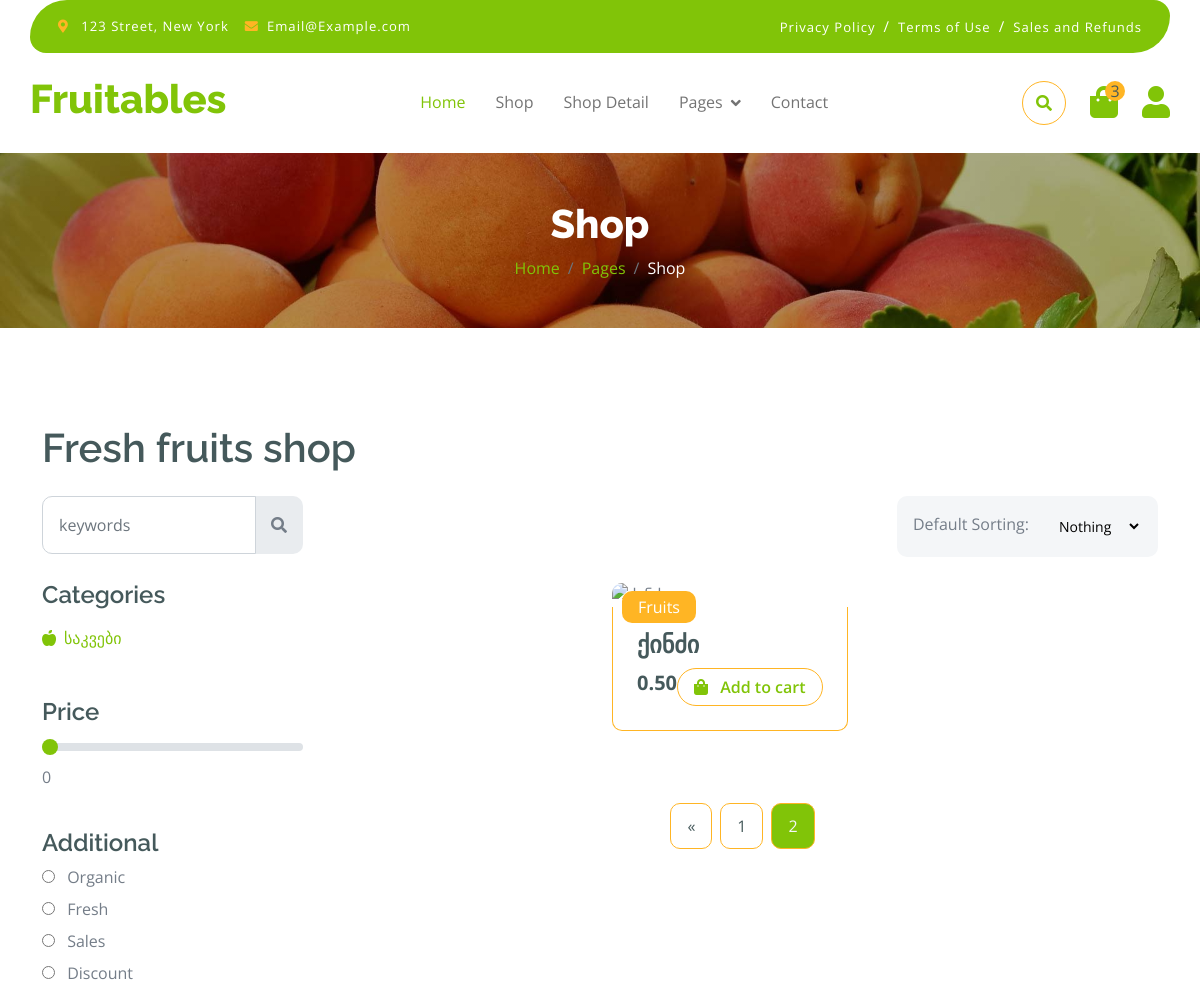
Page /store/category/?page=2 (upper part) on the earlier database version.
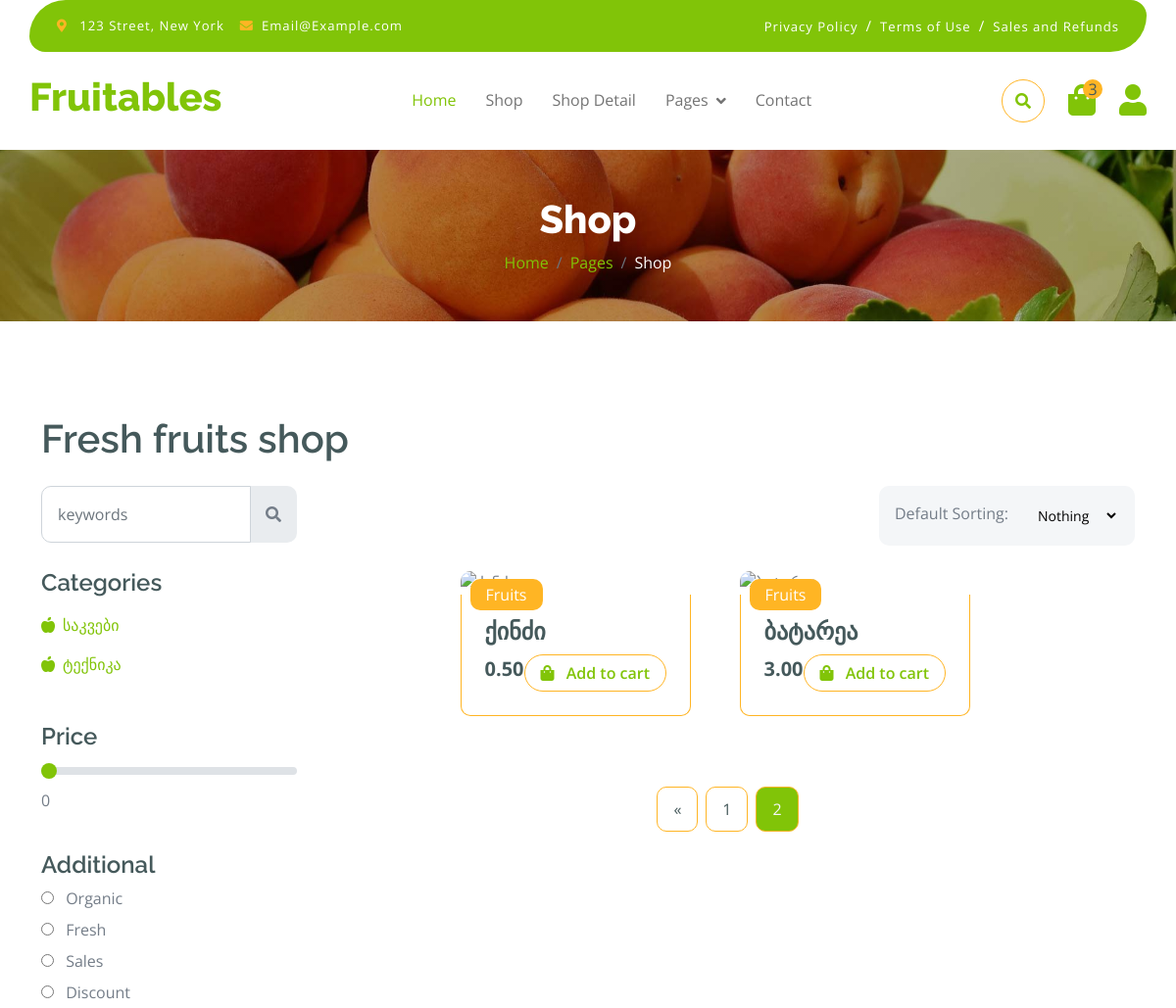
Same page on the later database version.
### store/models.py (models this page shows, shortened)
class Category(MPTTModel):
    name = models.CharField(max_length=100)
    parent = TreeForeignKey(
        'self', on_delete=models.CASCADE, null=True, blank=True, related_name='children')
    slug = models.SlugField(unique=True)

class Product(models.Model):
    name = models.CharField(max_length=100)
    description = models.TextField(blank=True)
    price = models.DecimalField(max_digits=10, decimal_places=2)
    quantity = models.PositiveIntegerField(default=1)
    categories = models.ManyToManyField(Category, related_name='products')
    image = VersatileImageField(upload_to='products/', blank=True, null=True, placeholder_image=OnStoragePlaceholderImage(
        path='products/default.jpg'
    ))

### store/views.py (the view)
# urls.py: path('category/', views.category_listing, name='all_products'),
def category_listing(request, slug=None):
    query = request.GET.get('q')
    products = Product.objects.prefetch_related('categories')
    if query:
        products = products.filter(
            Q(name__icontains=query) | Q(description__icontains=query)
        )
    categories_list = Category.objects.filter(parent__isnull=True)
    if slug:
        category = get_object_or_404(Category, slug=slug)
        subcategories = category.get_descendants(include_self=True)
        categories_list = subcategories.exclude(id=category.id)
        products = products.filter(categories__in=subcategories).distinct()
    paginator = Paginator(products, 2)
    page_number = request.GET.get('page')
    page_obj = paginator.get_page(page_number)
    context = {
        'title': 'Shop',
        'products': page_obj,
        'categories': categories_list,
    }
    return render(request, 'shop.html', context)

### store/templates/shop.html (shortened to what this page needs)
{% extends 'base.html' %}
{% load static %}
{% block content %}
<div class="container-fluid fruite py-5">
    <div class="container py-5">
        <h1 class="mb-4">Fresh fruits shop</h1>
        <div class="row g-4">
            <div class="col-lg-12">
                <div class="row g-4">
                    <div class="col-xl-3">
                        <form method="GET" action="{% url 'all_products' %}" class="w-100">
                            <div class="input-group w-100 mx-auto d-flex">
                                <input type="search" name="q" class="form-control p-3" placeholder="keywords"
                                       aria-describedby="search-icon-1">
                                <button type="submit" id="search-icon-1"
                                        class="input-group-text p-3 border-0 bg-gray">
                                    <i class="fa fa-search"></i>
                                </button>
                            </div>
                        </form>
                    </div>
                    <div class="col-6"></div>
                    <div class="col-xl-3">
                        <div class="bg-light ps-3 py-3 rounded d-flex justify-content-between mb-4">
                            <label for="fruits">Default Sorting:</label>
                            <select id="fruits" name="fruitlist" class="border-0 form-select-sm bg-light me-3"
                                    form="fruitform">
                                <option value="volvo">Nothing</option>
                            </select>
                        </div>
                    </div>
                </div>
                <div class="row g-4">
                    <div class="col-lg-3">
                        <div class="row g-4">
                            <div class="col-lg-12">
                                <div class="mb-3">
                                    <h4>Categories</h4>
                                    <ul class="list-unstyled fruite-categorie">
                                        {% for category in categories %}
                                        <li>
                                            <div class="d-flex justify-content-between fruite-name">
                                                <a href="{% url 'category_listing' slug=category.slug %}"><i
                                                        class="fas fa-apple-alt me-2"></i>{{ category.name }}</a>
                                            </div>
                                        </li>
                                        {% endfor %}
                                    </ul>
                                </div>
                            </div>
                            <div class="col-lg-12">
                                <div class="mb-3">
                                    <h4 class="mb-2">Price</h4>
                                    <input type="range" class="form-range w-100" id="rangeInput" name="rangeInput"
                                           min="0" max="500" value="0" oninput="amount.value=rangeInput.value">
                                    <output id="amount" name="amount" min-velue="0" max-value="500" for="rangeInput">0
                                    </output>
                                </div>
                            </div>
                            <div class="col-lg-12">
                                <div class="mb-3">
                                    <h4>Additional</h4>
                                    <div class="mb-2">
                                        <input type="radio" class="me-2" id="Categories-1" name="Categories-1"
                                               value="Beverages">
                                        <label for="Categories-1"> Organic</label>
                                    </div>
                                    <div class="mb-2">
                                        <input type="radio" class="me-2" id="Categories-2" name="Categories-1"
                                               value="Beverages">
                                        <label for="Categories-2"> Fresh</label>
                                    </div>
                                    <div class="mb-2">
                                        <input type="radio" class="me-2" id="Categories-3" name="Categories-1"
                                               value="Beverages">
                                        <label for="Categories-3"> Sales</label>
                                    </div>
                                    <div class="mb-2">
                                        <input type="radio" class="me-2" id="Categories-4" name="Categories-1"
                                               value="Beverages">
                                        <label for="Categories-4"> Discount</label>
                                    </div>
                                </div>
                            </div>
                        </div>
                    </div>
                    <div class="col-lg-9">
                        <div class="row g-4 justify-content-center">
                            {% for product in products %}
                            <div class="col-md-6 col-lg-6 col-xl-4 d-flex">
                                <div class="rounded position-relative fruite-item flex-column">
                                    <div class="text-white bg-secondary px-3 py-1 rounded position-absolute"
                                         style="top: 10px; left: 10px;">Fruits
                                    </div>
                                    <div class="fruite-img">
                                    </div>
                                    <div class="p-4 border border-secondary border-top-0 rounded-bottom">
                                        <h4>{{ product.name }}</h4>
                                        <div class="d-flex justify-content-between flex-lg-wrap">
                                            <p class="text-dark fs-5 fw-bold mb-0">{{ product.price }}</p>
                                            <a href="#"
                                               class="btn border border-secondary rounded-pill px-3 text-primary">
                                                <i class="fa fa-shopping-bag me-2 text-primary"></i> Add to cart</a>
                                        </div>
                                    </div>
                                </div>
                            </div>
                            {% endfor %}
                            <div class="col-12">
                                <div class="pagination d-flex justify-content-center mt-5">
                                    {% if products.has_previous %}
                                    <a href="?page={{ products.previous_page_number }}" class="rounded">&laquo;</a>
                                    {% endif %}
                                    {% for num in products.paginator.page_range %}
                                    {% if products.number == num %}
                                    <a href="?page={{ num }}" class="active rounded">{{ num }}</a>
                                    {% else %}
                                    <a href="?page={{ num }}" class="rounded">{{ num }}</a>
                                    {% endif %}
                                    {% endfor %}
                                </div>
                            </div>
                        </div>
                    </div>
                </div>
            </div>
        </div>
    </div>
</div>
{% endblock content %}

### store/templates/base.html (shortened to what this page needs)
<!DOCTYPE html>
<html lang="en">
<head>
    {% load static %}
    <link rel="stylesheet" href="https://use.fontawesome.com/releases/v5.15.4/css/all.css"/>
    <link href="https://cdn.jsdelivr.net/npm/bootstrap-icons@1.4.1/font/bootstrap-icons.css" rel="stylesheet">
    <link href="{% static 'lib/lightbox/css/lightbox.min.css'%}" rel="stylesheet"/>
    <link href="{% static 'lib/owlcarousel/assets/owl.carousel.min.css'%}" rel="stylesheet"/>
    <link href="{% static 'css/bootstrap.min.css'%}" rel="stylesheet"/>
    <link href="{% static 'css/style.css'%}" rel="stylesheet"/>
</head>
<body>
<div class="container-fluid fixed-top">
    <div class="container topbar bg-primary d-none d-lg-block">
        <div class="d-flex justify-content-between">
            <div class="top-info ps-2">
                <small class="me-3"><i class="fas fa-map-marker-alt me-2 text-secondary"></i> <a href="#"
                                                                                                 class="text-white">123
                    Street, New York</a></small>
                <small class="me-3"><i class="fas fa-envelope me-2 text-secondary"></i><a href="#" class="text-white">Email@Example.com</a></small>
            </div>
            <div class="top-link pe-2">
                <a href="#" class="text-white"><small class="text-white mx-2">Privacy Policy</small>/</a>
                <a href="#" class="text-white"><small class="text-white mx-2">Terms of Use</small>/</a>
                <a href="#" class="text-white"><small class="text-white ms-2">Sales and Refunds</small></a>
            </div>
        </div>
    </div>
    <div class="container px-0">
        <nav class="navbar navbar-light bg-white navbar-expand-xl">
            <a href="index.html" class="navbar-brand"><h1 class="text-primary display-6">Fruitables</h1></a>
            <div class="collapse navbar-collapse bg-white" id="navbarCollapse">
                <div class="navbar-nav mx-auto">
                    <a href="{% url 'index' %}" class="nav-item nav-link active">Home</a>
                    <a href="{% url 'all_products' %}" class="nav-item nav-link">Shop</a>
                    <a href="{% url 'product_detail' slug='any' %}" class="nav-item nav-link">Shop Detail</a>
                    <div class="nav-item dropdown">
                        <a href="#" class="nav-link dropdown-toggle" data-bs-toggle="dropdown">Pages</a>
                    </div>
                    <a href="{% url 'contact' %}" class="nav-item nav-link">Contact</a>
                </div>
                <div class="d-flex m-3 me-0">
                    <button class="btn-search btn border border-secondary btn-md-square rounded-circle bg-white me-4"
                            data-bs-toggle="modal" data-bs-target="#searchModal"><i
                            class="fas fa-search text-primary"></i></button>
                    <a href="{% url 'cart' %}" class="position-relative me-4 my-auto">
                        <i class="fa fa-shopping-bag fa-2x"></i>
                        <span class="position-absolute bg-secondary rounded-circle d-flex align-items-center justify-content-center text-dark px-1"
                              style="top: -5px; left: 15px; height: 20px; min-width: 20px;">3</span>
                    </a>
                    <a href="#" class="my-auto">
                        <i class="fas fa-user fa-2x"></i>
                    </a>
                </div>
            </div>
        </nav>
    </div>
</div>
{% block single-header %}
<div class="container-fluid page-header py-5">
    <h1 class="text-center text-white display-6">{{ title }}</h1>
    <ol class="breadcrumb justify-content-center mb-0">
        <li class="breadcrumb-item"><a href="#">Home</a></li>
        <li class="breadcrumb-item"><a href="#">Pages</a></li>
        <li class="breadcrumb-item active text-white">{{ title }}</li>
    </ol>
</div>
{% endblock single-header %}
{% block content %}
{% endblock %}
</body>
</html>

### static/css/style.css (style rules this page uses)
.btn { font-weight: 600; transition: .5s; }
.btn-md-square { width: 44px; height: 44px; }
.btn-square, .btn-sm-square, .btn-md-square, .btn-lg-square { padding: 0; display: flex; align-items: center; justify-content: center; font-weight: normal; }
.btn.border-secondary { transition: 0.5s; }
.fixed-top { transition: 0.5s; background: var(--bs-white); border: 0; }
.topbar { padding: 20px; border-radius: 230px 100px; }
.topbar .top-info { font-size: 15px; line-height: 0; letter-spacing: 1px; display: flex; align-items: center; }
.topbar .top-link { font-size: 15px; line-height: 0; letter-spacing: 1px; display: flex; align-items: center; }
.topbar .top-link a { letter-spacing: 1px; }
.navbar .navbar-nav .nav-link { padding: 10px 15px; font-size: 16px; transition: .5s; }
.navbar { height: 100px; border-bottom: 1px solid rgba(255, 255, 255, .1); }
.navbar .navbar-nav .nav-link:hover, .navbar .navbar-nav .nav-link.active, .fixed-top.bg-white .navbar .navbar-nav .nav-link:hover, .fixed-top.bg-white .navbar .navbar-nav .nav-link.active { color: var(--bs-primary); }
.navbar .dropdown-toggle::after { border: none; content: "\f107"; font-family: "Font Awesome 5 Free"; font-weight: 700; vertical-align: middle; margin-left: 8px; }
.page-header { position: relative; background: linear-gradient(rgba(0, 0, 0, 0.3), rgba(0, 0, 0, 0.3)), url(../img/cart-page-header-img.jpg); background-position: center center; background-repeat: no-repeat; background-size: cover; }
@media (min-width: 992px) { .hero-header, .page-header { margin-top: 152px !important; } }
.fruite .fruite-categorie .fruite-name { line-height: 40px; }
.fruite .fruite-categorie .fruite-name a { transition: 0.5s; }
.fruite .fruite-item { height: 100%; transition: 0.5s; }
.fruite .fruite-item .fruite-img { overflow: hidden; transition: 0.5s; border-radius: 10px 10px 0 0; }
.pagination { display: inline-block; }
.pagination a { color: var(--bs-dark); padding: 10px 16px; text-decoration: none; transition: 0.5s; border: 1px solid var(--bs-secondary); margin: 0 4px; }
.pagination a.active { background-color: var(--bs-primary); color: var(--bs-light); border: 1px solid var(--bs-secondary); }

Differences in the rows shown:
added Category: name "ტექნიკა"
added Product: name "ბატარეა", price "3.00"
